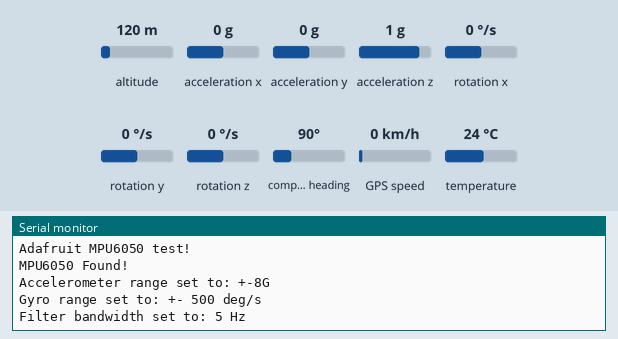
Simulated run of this sketch. Board: Arduino Leonardo, built with avr-gcc and run on an emulated ATmega32U4. Parts: the last lines printed to the serial monitor. The test bench sets the inputs (shaded band); at power-on: altitude 120 m, acceleration x 0 g, acceleration y 0 g, acceleration z 1 g, rotation x 0 °/s, rotation y 0 °/s, rotation z 0 °/s, compass heading 90°, GPS speed 0 km/h, temperature 24 °C. The GPS gets a fix after 3 s at 37.7749, -122.4194 with 8 satellites.

Above: at 1.3 s.
1.4 s: altitude set to 20 m
At 7.2 s:
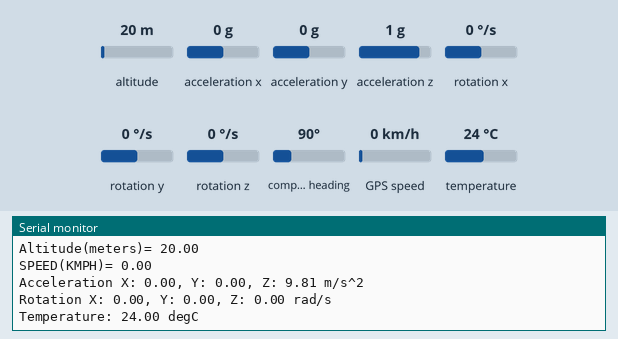
7.5 s: acceleration x set to -1.4 g
9.0 s: acceleration y set to -1.4 g
At 9.8 s:
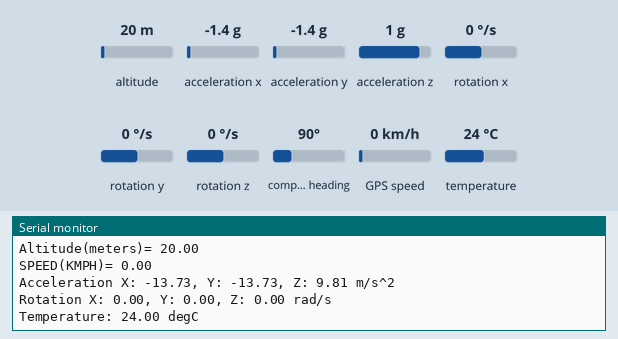
10.5 s: acceleration z set to -1.4 g
At 12.8 s:
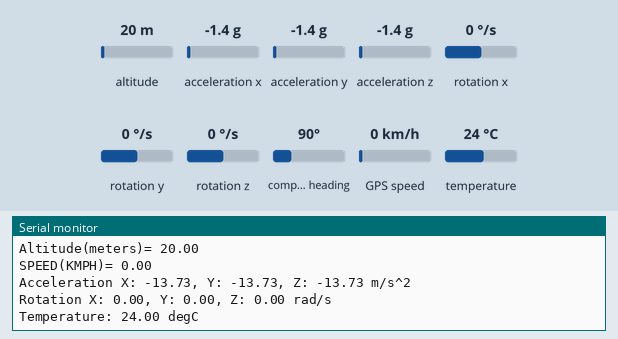

The sketch:

gps-ublox-jul.ino
```cpp
#include <TinyGPS++.h>
#include <SoftwareSerial.h>
#include <Adafruit_MPU6050.h>
#include <Adafruit_Sensor.h>
#include <Wire.h>

Adafruit_MPU6050 mpu;
SoftwareSerial serial_gps(17, 16);
TinyGPSPlus gps;

unsigned long GPSStartMillis;
unsigned long currentMillis;
const unsigned long GPSPeriod = 3000;   //GPS period

float Longitude = 0;
float Latitude = 0;
float Speed = 0;
float Altitude = 0;

void mpu_setup(){
  while (!Serial)
    delay(10); // will pause Zero, Leonardo, etc until serial console opens

  Serial.println("Adafruit MPU6050 test!");

  // Try to initialize!
  if (!mpu.begin()) {
    Serial.println("Failed to find MPU6050 chip");
    while (1) {
      delay(10);
    }
  }
  Serial.println("MPU6050 Found!");

  mpu.setAccelerometerRange(MPU6050_RANGE_8_G);
  Serial.print("Accelerometer range set to: ");
  switch (mpu.getAccelerometerRange()) {
  case MPU6050_RANGE_2_G:
    Serial.println("+-2G");
    break;
  case MPU6050_RANGE_4_G:
    Serial.println("+-4G");
    break;
  case MPU6050_RANGE_8_G:
    Serial.println("+-8G");
    break;
  case MPU6050_RANGE_16_G:
    Serial.println("+-16G");
    break;
  }
  mpu.setGyroRange(MPU6050_RANGE_500_DEG);
  Serial.print("Gyro range set to: ");
  switch (mpu.getGyroRange()) {
  case MPU6050_RANGE_250_DEG:
    Serial.println("+- 250 deg/s");
    break;
  case MPU6050_RANGE_500_DEG:
    Serial.println("+- 500 deg/s");
    break;
  case MPU6050_RANGE_1000_DEG:
    Serial.println("+- 1000 deg/s");
    break;
  case MPU6050_RANGE_2000_DEG:
    Serial.println("+- 2000 deg/s");
    break;
  }

  mpu.setFilterBandwidth(MPU6050_BAND_5_HZ);
  Serial.print("Filter bandwidth set to: ");
  switch (mpu.getFilterBandwidth()) {
  case MPU6050_BAND_260_HZ:
    Serial.println("260 Hz");
    break;
  case MPU6050_BAND_184_HZ:
    Serial.println("184 Hz");
    break;
  case MPU6050_BAND_94_HZ:
    Serial.println("94 Hz");
    break;
  case MPU6050_BAND_44_HZ:
    Serial.println("44 Hz");
    break;
  case MPU6050_BAND_21_HZ:
    Serial.println("21 Hz");
    break;
  case MPU6050_BAND_10_HZ:
    Serial.println("10 Hz");
    break;
  case MPU6050_BAND_5_HZ:
    Serial.println("5 Hz");
    break;
  }

  Serial.println("");
  delay(100);
}

void mpu_loop(){
  sensors_event_t a, g, temp;
  mpu.getEvent(&a, &g, &temp);

  /* Print out the values */
  Serial.print("Acceleration X: ");
  Serial.print(a.acceleration.x);
  Serial.print(", Y: ");
  Serial.print(a.acceleration.y);
  Serial.print(", Z: ");
  Serial.print(a.acceleration.z);
  Serial.println(" m/s^2");

  Serial.print("Rotation X: ");
  Serial.print(g.gyro.x);
  Serial.print(", Y: ");
  Serial.print(g.gyro.y);
  Serial.print(", Z: ");
  Serial.print(g.gyro.z);
  Serial.println(" rad/s");

  Serial.print("Temperature: ");
  Serial.print(temp.temperature);
  Serial.println(" degC");

  Serial.println("");
}


void setup() {
  Serial.begin(9600);
  serial_gps.begin(9600);
  Serial.println("GPS Mulai");
  GPSStartMillis = millis();    //initial start time
  mpu_setup();

}

void loop() {
  CheckGPS();
  currentMillis = millis();
  FunctionGPS();
}


void FunctionGPS() {
  if (currentMillis - GPSStartMillis >= GPSPeriod)  //test whether the period has elapsed
  {
    if (gps.location.isUpdated()) {
      Latitude = gps.location.lat();
      Longitude = gps.location.lng();
      Speed = gps.speed.kmph();
      Altitude = gps.altitude.meters();
      Serial.println("");
      Serial.println("");

      Serial.println("Re-Checking GPS Signal");
      Serial.print("Latitude= ");
      Serial.println(Latitude, 6);

      Serial.print("Longitude= ");
      Serial.println(Longitude, 6);

      Serial.print("Altitude(meters)= ");
      Serial.println(Altitude, 2);

      Serial.print("SPEED(KMPH)= ");
      Serial.println(Speed, 2);

      mpu_loop();

    }
    GPSStartMillis = currentMillis;  //IMPORTANT to save the start time of the current LED state.
  }
}

void CheckGPS() {
  while (serial_gps.available()) {
    gps.encode(serial_gps.read());
  }
}
```

Measured:
- after the input at 1.4 s, the serial monitor: prints a new line after 4.6 s (image 1)
- after the input at 9.0 s, the serial monitor: prints a new line at once (image 2)
- after the input at 10.5 s, the serial monitor: prints a new line after 1.5 s (image 3)
